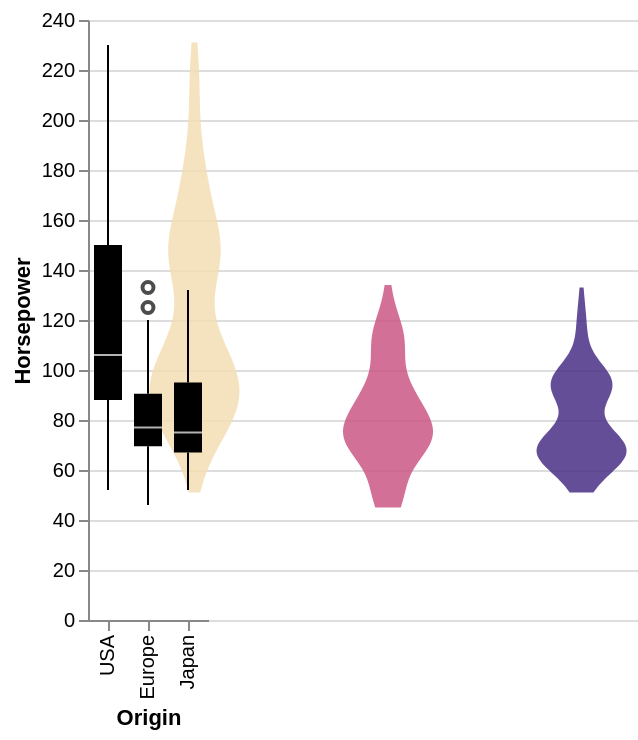

The Vega-Lite source for this figure:
### Vega-Lite specification from a JSON file in a GitHub repository (floating-point values rounded to 4 significant figures; data arrays with more than 128 entries replaced by an {"elided": "..."} marker saying what was removed)
{"config": {"view": {"continuousWidth": 300, "continuousHeight": 300}}, "layer": [{"data": {"name": "data-436178437a4916390a797cd3a4c4a67d"}, "mark": {"type": "line", "fillOpacity": 0.85, "filled": true, "strokeOpacity": 0, "strokeWidth": 0.25}, "encoding": {"color": {"field": "__group", "legend": null, "scale": {"range": ["#F4DDB4", "#CC5887", "#4B2F87"]}, "sort": ["USA", "Europe", "Japan"], "title": null, "type": "nominal"}, "order": {"field": "__order", "type": "quantitative"}, "x": {"axis": null, "field": "__x", "scale": {"domain": [0, 100]}, "type": "quantitative"}, "y": {"field": "__y", "title": "Horsepower", "type": "quantitative"}}}, {"data": {"name": "data-d7a230a7326baf606a19256938f2a2d2"}, "mark": {"type": "boxplot", "color": "black", "median": {"fill": "white"}, "rule": {"stroke": "black"}, "ticks": false}, "encoding": {"x": {"axis": {}, "field": "Origin", "sort": ["USA", "Europe", "Japan"], "title": "Origin", "type": "nominal"}, "y": {"field": "Horsepower", "title": "Horsepower", "type": "quantitative"}}}], "resolve": {"axis": {"x": "independent"}}, "$schema": "https://vega.github.io/schema/vega-lite/v6.4.1.json", "datasets": {"data-436178437a4916390a797cd3a4c4a67d": {"elided": "1200 records"}, "data-d7a230a7326baf606a19256938f2a2d2": {"elided": "400 records"}}}
